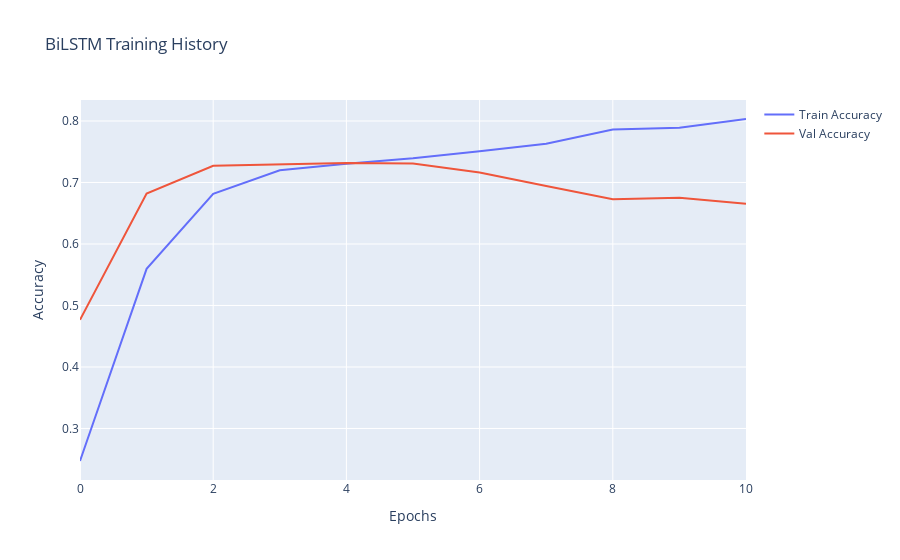
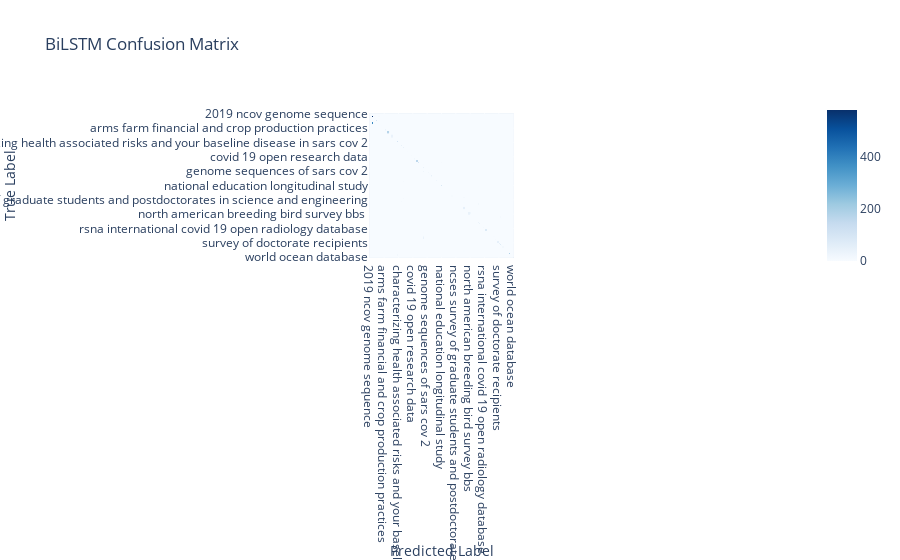
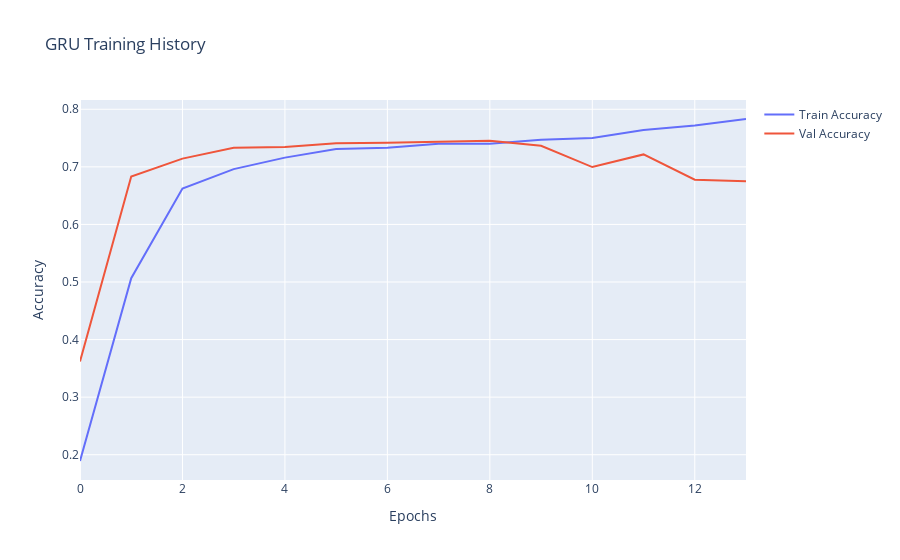
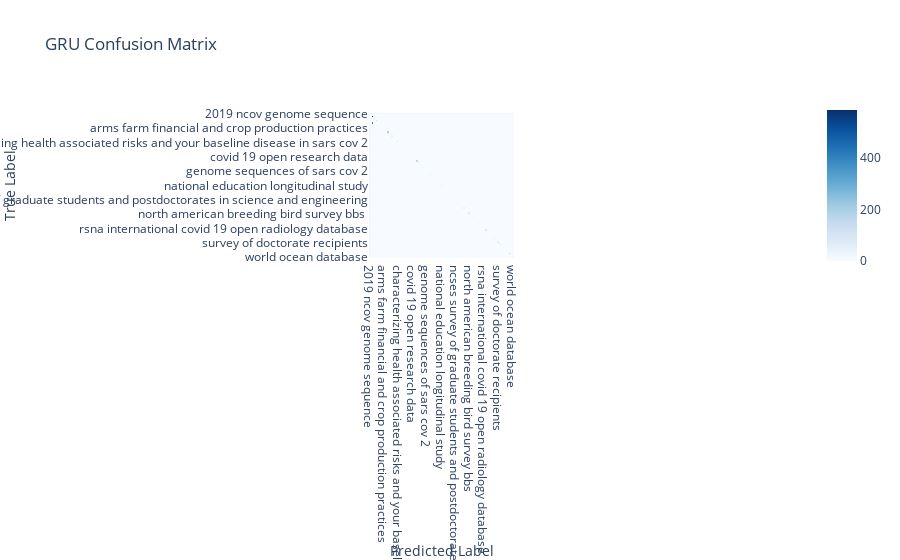

Notebook cell for these charts, in order:
### Code cell
# Train, Evaluate, Visualize
bilstm_history, bilstm_true, bilstm_pred, bilstm_name = train_and_evaluate(build_bilstm_model, "BiLSTM")
plot_history_plotly(bilstm_history, bilstm_name)
plot_confusion_matrix_plotly(bilstm_true, bilstm_pred, label_encoder.classes_, bilstm_name)

gru_history, gru_true, gru_pred, gru_name = train_and_evaluate(build_gru_model, "GRU")
plot_history_plotly(gru_history, gru_name)
plot_confusion_matrix_plotly(gru_true, gru_pred, label_encoder.classes_, gru_name)

cnn_history, cnn_true, cnn_pred, cnn_name = train_and_evaluate(build_cnn_model, "CNN")
plot_history_plotly(cnn_history, cnn_name)
plot_confusion_matrix_plotly(cnn_true, cnn_pred, label_encoder.classes_, cnn_name)

### Figure 1 — Plotly figure (JSON) as saved in the notebook; plotly's stock layout.template omitted (floating-point values rounded to 4 significant figures)
{"data": [{"mode": "lines", "name": "Train Accuracy", "type": "scatter", "y": [0.2471, 0.5596, 0.6816, 0.7198, 0.7305, 0.7394, 0.7509, 0.7629, 0.7862, 0.7888, 0.8032]}, {"mode": "lines", "name": "Val Accuracy", "type": "scatter", "y": [0.4766, 0.6818, 0.727, 0.7299, 0.7318, 0.7308, 0.7162, 0.6942, 0.6726, 0.6752, 0.6653]}], "layout": {"title": {"text": "BiLSTM Training History"}, "xaxis": {"title": {"text": "Epochs"}}, "yaxis": {"title": {"text": "Accuracy"}}}}

### Figure 2 — Plotly figure (JSON) as saved in the notebook; plotly's stock layout.template omitted (floating-point values rounded to 4 significant figures; data arrays with more than 128 entries replaced by an {"elided": "..."} marker saying what was removed)
{"data": [{"coloraxis": "coloraxis", "hovertemplate": "x: %{x}<br>y: %{y}<br>color: %{z}<extra></extra>", "name": "0", "texttemplate": "%{z}", "type": "heatmap", "x": ["2019 ncov genome sequence", "2019 ncov genome sequences", "adni", "advanced national seismic system anss comprehensive catalog comcat ", "aging integrated database", "agricultural resource management survey", "agricultural resources management survey", "alzheimer s disease neuroimaging initiative adni ", "alzheimers disease neuroimaging initiative", "anss comprehensive catalog", "anss comprehensive earthquake catalog", "arms farm financial and crop production practices", "baccalaureate and beyond", "baccalaureate and beyond longitudinal study", "baltimore longitudinal study of aging", "baltimore longitudinal study of aging blsa ", "beginning postsecondary student", "beginning postsecondary students", "beginning postsecondary students longitudinal study", "cas covid 19 antiviral candidate compounds dataset", "cccsl", "census of agriculture", "characterizing health associated risks and your baseline disease in sars cov 2", "characterizing health associated risks and your baseline disease in sars cov 2 charybdis ", "coastal change analysis program", "coastal change analysis program land cover", "common core of data", "complexity science hub covid 19 control strategies list", "complexity science hub covid 19 control strategies list cccsl ", "covid 19 death data", "covid 19 genome sequence", "covid 19 genome sequences", "covid 19 image data collection", "covid 19 open research data", "covid 19 open research dataset", "covid 19 open research dataset cord 19 ", "early childhood longitudinal study", "education longitudinal study", "ffrdc research and development survey", "genome sequence of 2019 ncov", "genome sequence of covid 19", "genome sequence of sars cov 2", "genome sequences of 2019 ncov", "genome sequences of covid 19", "genome sequences of sars cov 2", "high school longitudinal study", "higher education research and development survey", "ibtracs", "international best track archive for climate stewardship", "jh crown registry", "nass census of agriculture", "national assessment of education progress", "national center for education statistics common core of data", "national center for science and engineering statistics survey of doctorate recipients", "national center for science and engineering statistics survey of earned doctorates", "national education longitudinal study", "national oceanic and atmospheric administration optimum interpolation sea surface temperature", "national science foundation higher education research and development survey", "national science foundation survey of doctorate recipients", "national science foundation survey of earned doctorates", "national science foundation survey of graduate students and postdoctorates in science and engineering", "national science foundation survey of industrial research and development", "national science foundation survey of science and engineering research facilities", "national teacher and principal survey", "national water level observation network", "nces common core of data", "ncses survey of graduate students and postdoctorates in science and engineering", "noaa c cap", "noaa national water level observation network", "noaa optimum interpolation sea surface temperature", "noaa sea lake and overland surges from hurricanes", "noaa tidal station", "noaa tide gauge", "noaa tide station", "noaa water level station", "noaa world ocean database", "north american breeding bird survey", "north american breeding bird survey bbs ", "nsf higher education research and development survey", "nsf survey of earned doctorates", "nsf survey of graduate students and postdoctorates in science and engineering", "nsf survey of industrial research and development", "nsf survey of science and engineering research facilities", "optimum interpolation sea surface temperature", "our world in data", "our world in data covid 19", "our world in data covid 19 dataset", "program for the international assessment of adult competencies", "rsna international covid 19 open radiology database", "rural urban continuum codes", "sars cov 2 complete genome sequence", "sars cov 2 complete genome sequences", "sars cov 2 full genome sequence", "sars cov 2 full genome sequences", "sars cov 2 genome sequence", "sars cov 2 genome sequences", "school survey on crime and safety", "sea surface temperature optimum interpolation", "slosh model", "survey of doctorate recipients", "survey of earned doctorates", "survey of graduate students and postdoctorates in science and engineering", "survey of industrial research and development", "survey of science and engineering research facilities", "survey of state government research and development", "the national institute on aging genetics of alzheimer s disease data storage site", "the national institute on aging genetics of alzheimer s disease data storage site niagads ", "trends in international mathematics and science study", "usda census of agriculture", "usgs north american breeding bird survey", "world ocean database"], "xaxis": "x", "y": ["2019 ncov genome sequence", "2019 ncov genome sequences", "adni", "advanced national seismic system anss comprehensive catalog comcat ", "aging integrated database", "agricultural resource management survey", "agricultural resources management survey", "alzheimer s disease neuroimaging initiative adni ", "alzheimers disease neuroimaging initiative", "anss comprehensive catalog", "anss comprehensive earthquake catalog", "arms farm financial and crop production practices", "baccalaureate and beyond", "baccalaureate and beyond longitudinal study", "baltimore longitudinal study of aging", "baltimore longitudinal study of aging blsa ", "beginning postsecondary student", "beginning postsecondary students", "beginning postsecondary students longitudinal study", "cas covid 19 antiviral candidate compounds dataset", "cccsl", "census of agriculture", "characterizing health associated risks and your baseline disease in sars cov 2", "characterizing health associated risks and your baseline disease in sars cov 2 charybdis ", "coastal change analysis program", "coastal change analysis program land cover", "common core of data", "complexity science hub covid 19 control strategies list", "complexity science hub covid 19 control strategies list cccsl ", "covid 19 death data", "covid 19 genome sequence", "covid 19 genome sequences", "covid 19 image data collection", "covid 19 open research data", "covid 19 open research dataset", "covid 19 open research dataset cord 19 ", "early childhood longitudinal study", "education longitudinal study", "ffrdc research and development survey", "genome sequence of 2019 ncov", "genome sequence of covid 19", "genome sequence of sars cov 2", "genome sequences of 2019 ncov", "genome sequences of covid 19", "genome sequences of sars cov 2", "high school longitudinal study", "higher education research and development survey", "ibtracs", "international best track archive for climate stewardship", "jh crown registry", "nass census of agriculture", "national assessment of education progress", "national center for education statistics common core of data", "national center for science and engineering statistics survey of doctorate recipients", "national center for science and engineering statistics survey of earned doctorates", "national education longitudinal study", "national oceanic and atmospheric administration optimum interpolation sea surface temperature", "national science foundation higher education research and development survey", "national science foundation survey of doctorate recipients", "national science foundation survey of earned doctorates", "national science foundation survey of graduate students and postdoctorates in science and engineering", "national science foundation survey of industrial research and development", "national science foundation survey of science and engineering research facilities", "national teacher and principal survey", "national water level observation network", "nces common core of data", "ncses survey of graduate students and postdoctorates in science and engineering", "noaa c cap", "noaa national water level observation network", "noaa optimum interpolation sea surface temperature", "noaa sea lake and overland surges from hurricanes", "noaa tidal station", "noaa tide gauge", "noaa tide station", "noaa water level station", "noaa world ocean database", "north american breeding bird survey", "north american breeding bird survey bbs ", "nsf higher education research and development survey", "nsf survey of earned doctorates", "nsf survey of graduate students and postdoctorates in science and engineering", "nsf survey of industrial research and development", "nsf survey of science and engineering research facilities", "optimum interpolation sea surface temperature", "our world in data", "our world in data covid 19", "our world in data covid 19 dataset", "program for the international assessment of adult competencies", "rsna international covid 19 open radiology database", "rural urban continuum codes", "sars cov 2 complete genome sequence", "sars cov 2 complete genome sequences", "sars cov 2 full genome sequence", "sars cov 2 full genome sequences", "sars cov 2 genome sequence", "sars cov 2 genome sequences", "school survey on crime and safety", "sea surface temperature optimum interpolation", "slosh model", "survey of doctorate recipients", "survey of earned doctorates", "survey of graduate students and postdoctorates in science and engineering", "survey of industrial research and development", "survey of science and engineering research facilities", "survey of state government research and development", "the national institute on aging genetics of alzheimer s disease data storage site", "the national institute on aging genetics of alzheimer s disease data storage site niagads ", "trends in international mathematics and science study", "usda census of agriculture", "usgs north american breeding bird survey", "world ocean database"], "yaxis": "y", "z": {"elided": "111x111 int values"}}], "layout": {"coloraxis": {"colorscale": [[0, "rgb(247,251,255)"], [0.125, "rgb(222,235,247)"], [0.25, "rgb(198,219,239)"], [0.375, "rgb(158,202,225)"], [0.5, "rgb(107,174,214)"], [0.625, "rgb(66,146,198)"], [0.75, "rgb(33,113,181)"], [0.875, "rgb(8,81,156)"], [1, "rgb(8,48,107)"]]}, "title": {"text": "BiLSTM Confusion Matrix"}, "xaxis": {"anchor": "y", "constrain": "domain", "domain": [0, 1], "scaleanchor": "y", "title": {"text": "Predicted Label"}}, "yaxis": {"anchor": "x", "autorange": "reversed", "constrain": "domain", "domain": [0, 1], "title": {"text": "True Label"}}}}

### Figure 3 — Plotly figure (JSON) as saved in the notebook; plotly's stock layout.template omitted (floating-point values rounded to 4 significant figures)
{"data": [{"mode": "lines", "name": "Train Accuracy", "type": "scatter", "y": [0.1891, 0.5067, 0.6624, 0.6961, 0.716, 0.7308, 0.733, 0.74, 0.74, 0.747, 0.75, 0.764, 0.772, 0.7831]}, {"mode": "lines", "name": "Val Accuracy", "type": "scatter", "y": [0.3621, 0.6831, 0.7143, 0.7331, 0.7343, 0.741, 0.7416, 0.7442, 0.7455, 0.7366, 0.6996, 0.7216, 0.6777, 0.6748]}], "layout": {"title": {"text": "GRU Training History"}, "xaxis": {"title": {"text": "Epochs"}}, "yaxis": {"title": {"text": "Accuracy"}}}}

### Figure 4 — Plotly figure (JSON) as saved in the notebook; plotly's stock layout.template omitted (floating-point values rounded to 4 significant figures; data arrays with more than 128 entries replaced by an {"elided": "..."} marker saying what was removed)
{"data": [{"coloraxis": "coloraxis", "hovertemplate": "x: %{x}<br>y: %{y}<br>color: %{z}<extra></extra>", "name": "0", "texttemplate": "%{z}", "type": "heatmap", "x": ["2019 ncov genome sequence", "2019 ncov genome sequences", "adni", "advanced national seismic system anss comprehensive catalog comcat ", "aging integrated database", "agricultural resource management survey", "agricultural resources management survey", "alzheimer s disease neuroimaging initiative adni ", "alzheimers disease neuroimaging initiative", "anss comprehensive catalog", "anss comprehensive earthquake catalog", "arms farm financial and crop production practices", "baccalaureate and beyond", "baccalaureate and beyond longitudinal study", "baltimore longitudinal study of aging", "baltimore longitudinal study of aging blsa ", "beginning postsecondary student", "beginning postsecondary students", "beginning postsecondary students longitudinal study", "cas covid 19 antiviral candidate compounds dataset", "cccsl", "census of agriculture", "characterizing health associated risks and your baseline disease in sars cov 2", "characterizing health associated risks and your baseline disease in sars cov 2 charybdis ", "coastal change analysis program", "coastal change analysis program land cover", "common core of data", "complexity science hub covid 19 control strategies list", "complexity science hub covid 19 control strategies list cccsl ", "covid 19 death data", "covid 19 genome sequence", "covid 19 genome sequences", "covid 19 image data collection", "covid 19 open research data", "covid 19 open research dataset", "covid 19 open research dataset cord 19 ", "early childhood longitudinal study", "education longitudinal study", "ffrdc research and development survey", "genome sequence of 2019 ncov", "genome sequence of covid 19", "genome sequence of sars cov 2", "genome sequences of 2019 ncov", "genome sequences of covid 19", "genome sequences of sars cov 2", "high school longitudinal study", "higher education research and development survey", "ibtracs", "international best track archive for climate stewardship", "jh crown registry", "nass census of agriculture", "national assessment of education progress", "national center for education statistics common core of data", "national center for science and engineering statistics survey of doctorate recipients", "national center for science and engineering statistics survey of earned doctorates", "national education longitudinal study", "national oceanic and atmospheric administration optimum interpolation sea surface temperature", "national science foundation higher education research and development survey", "national science foundation survey of doctorate recipients", "national science foundation survey of earned doctorates", "national science foundation survey of graduate students and postdoctorates in science and engineering", "national science foundation survey of industrial research and development", "national science foundation survey of science and engineering research facilities", "national teacher and principal survey", "national water level observation network", "nces common core of data", "ncses survey of graduate students and postdoctorates in science and engineering", "noaa c cap", "noaa national water level observation network", "noaa optimum interpolation sea surface temperature", "noaa sea lake and overland surges from hurricanes", "noaa tidal station", "noaa tide gauge", "noaa tide station", "noaa water level station", "noaa world ocean database", "north american breeding bird survey", "north american breeding bird survey bbs ", "nsf higher education research and development survey", "nsf survey of earned doctorates", "nsf survey of graduate students and postdoctorates in science and engineering", "nsf survey of industrial research and development", "nsf survey of science and engineering research facilities", "optimum interpolation sea surface temperature", "our world in data", "our world in data covid 19", "our world in data covid 19 dataset", "program for the international assessment of adult competencies", "rsna international covid 19 open radiology database", "rural urban continuum codes", "sars cov 2 complete genome sequence", "sars cov 2 complete genome sequences", "sars cov 2 full genome sequence", "sars cov 2 full genome sequences", "sars cov 2 genome sequence", "sars cov 2 genome sequences", "school survey on crime and safety", "sea surface temperature optimum interpolation", "slosh model", "survey of doctorate recipients", "survey of earned doctorates", "survey of graduate students and postdoctorates in science and engineering", "survey of industrial research and development", "survey of science and engineering research facilities", "survey of state government research and development", "the national institute on aging genetics of alzheimer s disease data storage site", "the national institute on aging genetics of alzheimer s disease data storage site niagads ", "trends in international mathematics and science study", "usda census of agriculture", "usgs north american breeding bird survey", "world ocean database"], "xaxis": "x", "y": ["2019 ncov genome sequence", "2019 ncov genome sequences", "adni", "advanced national seismic system anss comprehensive catalog comcat ", "aging integrated database", "agricultural resource management survey", "agricultural resources management survey", "alzheimer s disease neuroimaging initiative adni ", "alzheimers disease neuroimaging initiative", "anss comprehensive catalog", "anss comprehensive earthquake catalog", "arms farm financial and crop production practices", "baccalaureate and beyond", "baccalaureate and beyond longitudinal study", "baltimore longitudinal study of aging", "baltimore longitudinal study of aging blsa ", "beginning postsecondary student", "beginning postsecondary students", "beginning postsecondary students longitudinal study", "cas covid 19 antiviral candidate compounds dataset", "cccsl", "census of agriculture", "characterizing health associated risks and your baseline disease in sars cov 2", "characterizing health associated risks and your baseline disease in sars cov 2 charybdis ", "coastal change analysis program", "coastal change analysis program land cover", "common core of data", "complexity science hub covid 19 control strategies list", "complexity science hub covid 19 control strategies list cccsl ", "covid 19 death data", "covid 19 genome sequence", "covid 19 genome sequences", "covid 19 image data collection", "covid 19 open research data", "covid 19 open research dataset", "covid 19 open research dataset cord 19 ", "early childhood longitudinal study", "education longitudinal study", "ffrdc research and development survey", "genome sequence of 2019 ncov", "genome sequence of covid 19", "genome sequence of sars cov 2", "genome sequences of 2019 ncov", "genome sequences of covid 19", "genome sequences of sars cov 2", "high school longitudinal study", "higher education research and development survey", "ibtracs", "international best track archive for climate stewardship", "jh crown registry", "nass census of agriculture", "national assessment of education progress", "national center for education statistics common core of data", "national center for science and engineering statistics survey of doctorate recipients", "national center for science and engineering statistics survey of earned doctorates", "national education longitudinal study", "national oceanic and atmospheric administration optimum interpolation sea surface temperature", "national science foundation higher education research and development survey", "national science foundation survey of doctorate recipients", "national science foundation survey of earned doctorates", "national science foundation survey of graduate students and postdoctorates in science and engineering", "national science foundation survey of industrial research and development", "national science foundation survey of science and engineering research facilities", "national teacher and principal survey", "national water level observation network", "nces common core of data", "ncses survey of graduate students and postdoctorates in science and engineering", "noaa c cap", "noaa national water level observation network", "noaa optimum interpolation sea surface temperature", "noaa sea lake and overland surges from hurricanes", "noaa tidal station", "noaa tide gauge", "noaa tide station", "noaa water level station", "noaa world ocean database", "north american breeding bird survey", "north american breeding bird survey bbs ", "nsf higher education research and development survey", "nsf survey of earned doctorates", "nsf survey of graduate students and postdoctorates in science and engineering", "nsf survey of industrial research and development", "nsf survey of science and engineering research facilities", "optimum interpolation sea surface temperature", "our world in data", "our world in data covid 19", "our world in data covid 19 dataset", "program for the international assessment of adult competencies", "rsna international covid 19 open radiology database", "rural urban continuum codes", "sars cov 2 complete genome sequence", "sars cov 2 complete genome sequences", "sars cov 2 full genome sequence", "sars cov 2 full genome sequences", "sars cov 2 genome sequence", "sars cov 2 genome sequences", "school survey on crime and safety", "sea surface temperature optimum interpolation", "slosh model", "survey of doctorate recipients", "survey of earned doctorates", "survey of graduate students and postdoctorates in science and engineering", "survey of industrial research and development", "survey of science and engineering research facilities", "survey of state government research and development", "the national institute on aging genetics of alzheimer s disease data storage site", "the national institute on aging genetics of alzheimer s disease data storage site niagads ", "trends in international mathematics and science study", "usda census of agriculture", "usgs north american breeding bird survey", "world ocean database"], "yaxis": "y", "z": {"elided": "111x111 int values"}}], "layout": {"coloraxis": {"colorscale": [[0, "rgb(247,251,255)"], [0.125, "rgb(222,235,247)"], [0.25, "rgb(198,219,239)"], [0.375, "rgb(158,202,225)"], [0.5, "rgb(107,174,214)"], [0.625, "rgb(66,146,198)"], [0.75, "rgb(33,113,181)"], [0.875, "rgb(8,81,156)"], [1, "rgb(8,48,107)"]]}, "title": {"text": "GRU Confusion Matrix"}, "xaxis": {"anchor": "y", "constrain": "domain", "domain": [0, 1], "scaleanchor": "y", "title": {"text": "Predicted Label"}}, "yaxis": {"anchor": "x", "autorange": "reversed", "constrain": "domain", "domain": [0, 1], "title": {"text": "True Label"}}}}
